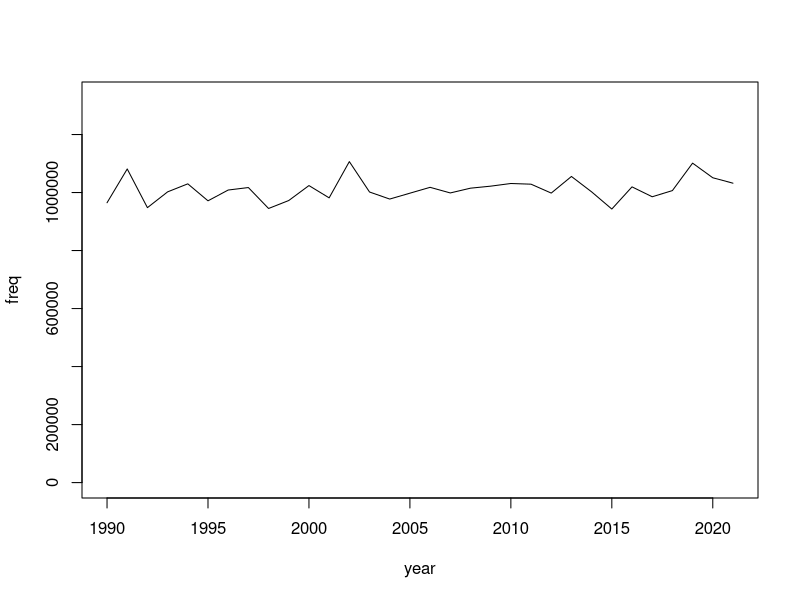
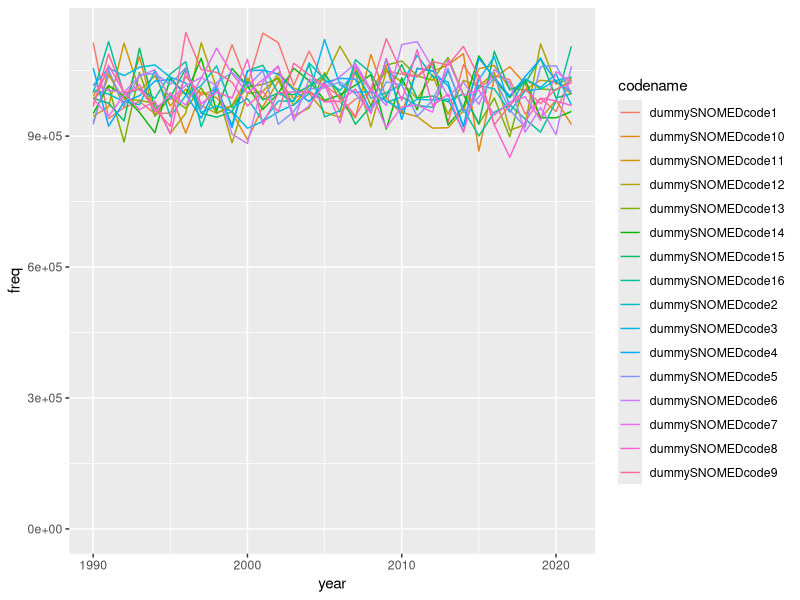
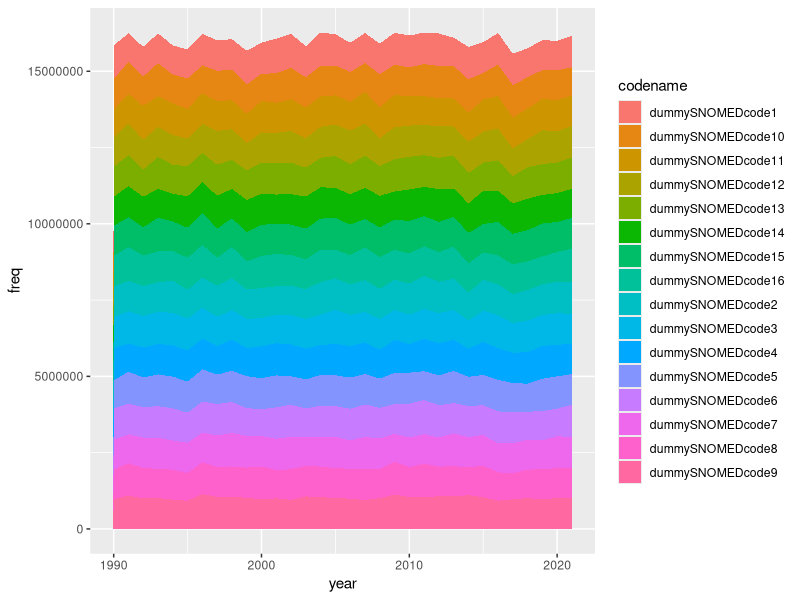
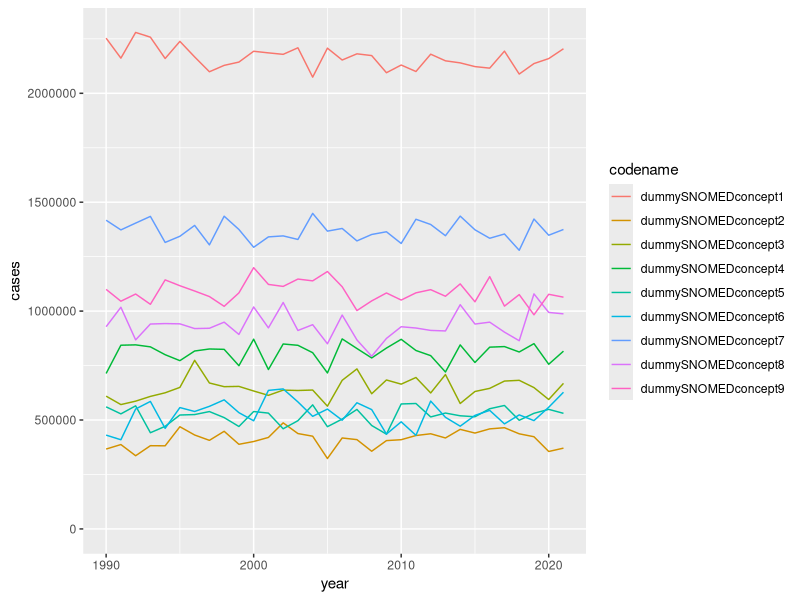
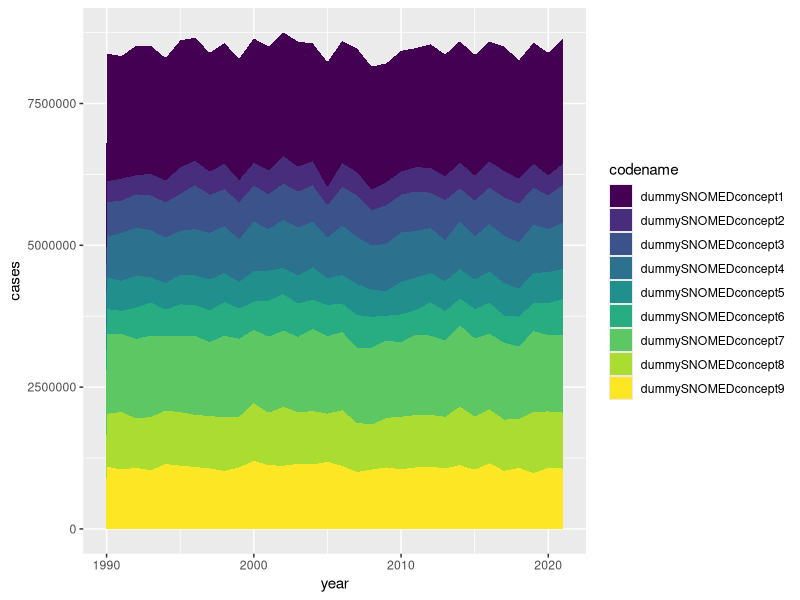
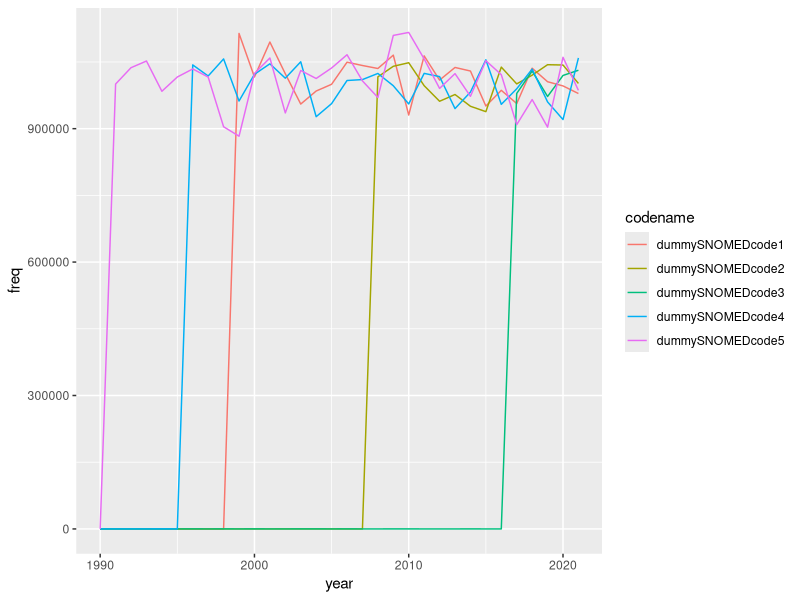
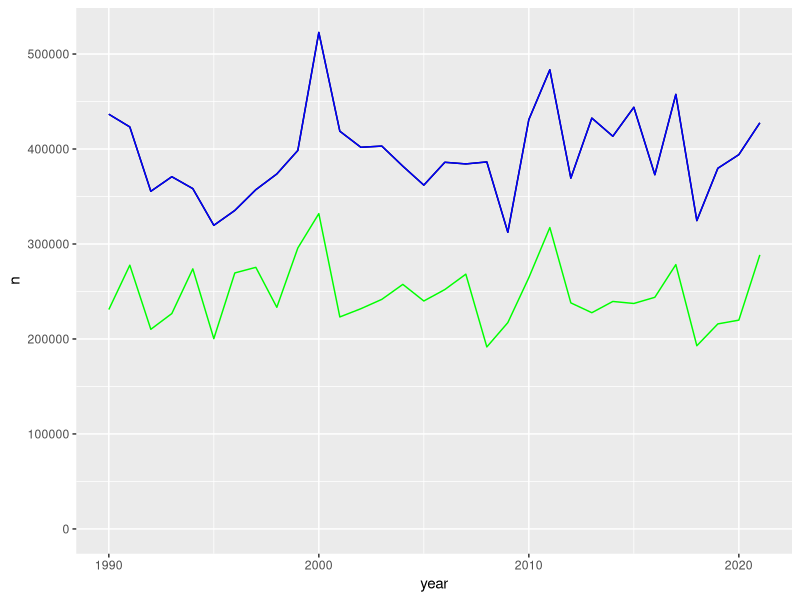

Here is the R script that generated these plots, in order:
## ---- chunk 1
knitr::opts_chunk$set(echo = TRUE)
## ---- chunk 2
# Create the time intervals (as an example i've just used years rather than mm-yyyy)
year_series <- c(1990:2021)

# Creating fake frequencies by sampling the normal distribution - and making there is a freq for each interval
basic_freq <- rnorm( length(year_series), 1000000, 50000)


fake_table <- cbind(year_series, basic_freq)
fake_table <- as.data.frame(fake_table)
colnames(fake_table) <- c("year", "freq")

head(fake_table)

## ---- chunk 3

plot(fake_table, type = "l", ylim = c(0, 1.2* max(fake_table$freq)) )


## ---- chunk 4

# without employing a set seed

print( rnorm( 5, 1000000, 50000))

print( rnorm( 5, 1000000, 50000))


# Now with a set seed

set.seed(007)
print( rnorm( 5, 1000000, 50000))

set.seed(007)
print( rnorm( 5, 1000000, 50000))


# It should be clear if you keep rerunning this chunk which change and which don't

## ---- chunk 5
# Establishing parameters
year_series <- c(1990:2021)
number_of_series <- 16
set.seed(007)

# Creating fake frequencies by sampling the normal distribution - and making there is a freq for each interval

listofseries <- list()

for(n in c(1:number_of_series)){
  # creating the series same as before
  basic_freq <- rnorm( length(year_series), 1000000, 50000)
  fake_table <- cbind(year_series, basic_freq)
  fake_table <- as.data.frame(fake_table)
  # label it and the cols
  fake_table[3] <- paste0("dummySNOMEDcode", n)
  colnames(fake_table) <- c("year", "freq", "codename")
  head(fake_table)
  listofseries[[n]] <- fake_table

# now saving we've created a time series for a code and labelled it, we can save this to our list and move onto the next loop  
  
}

multipleCODEtable <- do.call("rbind", listofseries)
multipleCODEtable


## ---- chunk 6

library(ggplot2)

 ggplot(multipleCODEtable,  aes(x=year, y= freq, group=codename, color=codename)) +
    geom_line() + expand_limits(y=0)

## ---- chunk 7

library(ggplot2)

options(scipen = 100, digits = 22)

ggplot(multipleCODEtable, aes(x=year, y=freq, fill= codename)) + 
    geom_area() 


## ---- chunk 8
# Establishing parameters
year_series <- c(1990:2021)
number_of_series <- 9
set.seed(007)
# Here we randomly generate the averages
random_averages <- rnorm( number_of_series, 10000, 5000)*100

# Creating fake frequencies by sampling the normal distribution - and making there is a freq for each interval

listofseries <- list()

for(n in c(1:number_of_series)){
  # creating the series same as before
  basic_freq <- rnorm( length(year_series), random_averages[n], 50000)
  fake_table <- cbind(year_series, basic_freq)
  fake_table <- as.data.frame(fake_table)
  # label it and the cols
  fake_table[3] <- paste0("dummySNOMEDconcept", n)
  colnames(fake_table) <- c("year", "cases", "codename")
  head(fake_table)
  listofseries[[n]] <- fake_table

# now saving we've created a time series for a code and labelled it, we can save this to our list and move onto the next loop  
  
}

multipleCODEtable <- do.call("rbind", listofseries)
multipleCODEtable


## ---- chunk 9

library(ggplot2)

 ggplot(multipleCODEtable,  aes(x=year, y= cases, group=codename, color=codename)) +
    geom_line() + expand_limits(y=0)

## ---- chunk 10

library(ggplot2)
library(viridis)

options(scipen = 100, digits = 22)

ggplot(multipleCODEtable, aes(x=year, y=cases, fill= codename)) + 
    geom_area() +
  scale_fill_viridis(discrete = TRUE)


## ---- chunk 11

start_years <- c(1990:2018)

startyear <- sample( start_years, 1, replace = TRUE)
sum(start_years < startyear)


## ---- chunk 12
# Establishing parameters
year_series <- c(1990:2021)
number_of_series <- 5
set.seed(007)

# Establishing all the possible years the data could start in 
start_years <- c(1990:2018)
selected_start_years <- sample( start_years, 5, replace = TRUE)


# Establishing the possible values before this point. They're negligible but sometimes rounded to 10 due to suppression
low_values <- c(0, 10)


# Creating fake frequencies by sampling the normal distribution - and making there is a freq for each interval

listofseries <- list()

for(n in c(1:number_of_series)){
  # creating the series same as before
  basic_freq <- rnorm( length(year_series), 1000000, 50000)
  fake_table <- cbind(year_series, basic_freq)
  fake_table <- as.data.frame(fake_table)
  
  # label it and the cols
  fake_table[3] <- paste0("dummySNOMEDcode", n)
  colnames(fake_table) <- c("year", "freq", "codename")
  head(fake_table)  
  
  # Now introducing a start year  
  start_year <- selected_start_years[n]
  # Establishing how many years preceed this
  yearsbefore <- sum(start_years < start_year)
  # Replacing the earlier frequencies with a negligible value
  fake_table$freq[ 1:yearsbefore] <- sample( low_values, yearsbefore, replace = TRUE)

  
  listofseries[[n]] <- fake_table

# now saving we've created a time series for a code and labelled it, we can save this to our list and move onto the next loop  
  
}

multipleCODEtable <- do.call("rbind", listofseries)
multipleCODEtable


## ---- chunk 13

library(ggplot2)

 ggplot(multipleCODEtable,  aes(x=year, y= freq, group=codename, color=codename)) +
    geom_line() + expand_limits(y=0)

## ---- chunk 14
# Establishing parameters
year_series <- c(1990:2021)
number_of_series <- 5
set.seed(007)
# Here we randomly generate the averages
random_averages <- rnorm( number_of_series, 10000, 5000)*100

# Some proportions to decide how the relationship between records and people
random_props <- rnorm( length(year_series), 0.6 , 0.075)

# Creating fake frequencies by sampling the normal distribution - and making there is a freq for each interval

listofseries <- list()

for(i in c(1:number_of_series)){
  # creating the series same as before
  n <- rnorm( length(year_series), random_averages[i], 50000)
  n_id <- n
  n_distinct_id <- n * random_props
  fake_table <- cbind(year_series, n)
  fake_table <- as.data.frame(fake_table)
  fake_table$n_id <- n_id
  fake_table$n_distinct_id <- n_distinct_id
  # label it and the cols
  fake_table[5] <- paste0("dummyConceptcode", i)
  colnames(fake_table)[1] <- c("year")
  colnames(fake_table)[5] <- c("concept")
  head(fake_table)
  listofseries[[i]] <- fake_table

# now saving we've created a time series for a code and labelled it, we can save this to our list and move onto the next loop  
  
}

multipleCODEtable <- do.call("rbind", listofseries)
head(multipleCODEtable)


## ---- chunk 15

library(ggplot2)
library(dplyr)

specificCode <- multipleCODEtable %>% filter( concept == "dummyConceptcode2"  )

ggplot(specificCode,  aes(x = year)) +
  geom_line(aes(y = n), color = "black") +
  geom_line(aes(y = n_distinct_id), color = "green") + 
  geom_line(aes(y = n_id), color = "blue") +
  expand_limits(y = 0)

